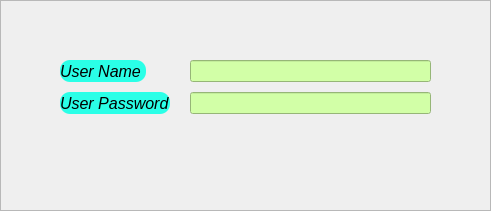
   <widget class="QFrame" name="Frame_Login">
    <property name="geometry">
     <rect>
      <x>0</x>
      <y>90</y>
      <width>491</width>
      <height>211</height>
     </rect>
    </property>
    <property name="styleSheet">
     <string notr="true">#Frame_Login{
background-color: rgb(231, 255, 106);
border-radius: 100px

}</string>
    </property>
    <property name="frameShape">
     <enum>QFrame::StyledPanel</enum>
    </property>
    <property name="frameShadow">
     <enum>QFrame::Raised</enum>
    </property>
    <widget class="QFrame" name="formFrame">
     <property name="geometry">
      <rect>
       <x>50</x>
       <y>50</y>
       <width>391</width>
       <height>91</height>
      </rect>
     </property>
     <layout class="QFormLayout" name="formLayout">
      <property name="horizontalSpacing">
       <number>20</number>
      </property>
      <property name="verticalSpacing">
       <number>10</number>
      </property>
      <property name="leftMargin">
       <number>10</number>
      </property>
      <property name="topMargin">
       <number>10</number>
      </property>
      <property name="rightMargin">
       <number>10</number>
      </property>
      <property name="bottomMargin">
       <number>10</number>
      </property>
      <item row="0" column="0">
       <widget class="QLabel" name="label">
        <property name="font">
         <font>
          <pointsize>12</pointsize>
          <italic>true</italic>
         </font>
        </property>
        <property name="styleSheet">
         <string notr="true">background-color: rgb(42, 255, 231);
border-radius : 10px
</string>
        </property>
        <property name="text">
         <string>User Name </string>
        </property>
       </widget>
      </item>
      <item row="0" column="1">
       <widget class="QLineEdit" name="Frame_Login_User">
        <property name="sizeIncrement">
         <size>
          <width>0</width>
          <height>0</height>
         </size>
        </property>
        <property name="font">
         <font>
          <family>MS Shell Dlg 2</family>
          <pointsize>9</pointsize>
          <weight>9</weight>
          <italic>false</italic>
          <bold>false</bold>
         </font>
        </property>
        <property name="focusPolicy">
         <enum>Qt::StrongFocus</enum>
        </property>
        <property name="contextMenuPolicy">
         <enum>Qt::DefaultContextMenu</enum>
        </property>
        <property name="toolTip">
         <string/>
        </property>
        <property name="layoutDirection">
         <enum>Qt::LeftToRight</enum>
        </property>
        <property name="autoFillBackground">
         <bool>false</bool>
        </property>
        <property name="styleSheet">
         <string notr="true">background-color: rgb(210, 255, 167);
font: 75 9pt &quot;MS Shell Dlg 2&quot;;</string>
        </property>
        <property name="inputMethodHints">
         <set>Qt::ImhNone</set>
        </property>
        <property name="text">
         <string/>
        </property>
       </widget>
      </item>
      <item row="1" column="0">
       <widget class="QLabel" name="label_2">
        <property name="font">
         <font>
          <pointsize>12</pointsize>
          <italic>true</italic>
         </font>
        </property>
        <property name="styleSheet">
         <string notr="true">background-color: rgb(42, 255, 231);
border-radius : 10px
</string>
        </property>
        <property name="text">
         <string>User Password</string>
        </property>
       </widget>
      </item>
      <item row="1" column="1">
       <widget class="QLineEdit" name="Frame_Login_Pass">
        <property name="baseSize">
         <size>
          <width>0</width>
          <height>0</height>
         </size>
        </property>
        <property name="font">
         <font>
          <family>MS Shell Dlg 2</family>
          <pointsize>9</pointsize>
          <weight>9</weight>
          <italic>false</italic>
          <bold>false</bold>
         </font>
        </property>
        <property name="focusPolicy">
         <enum>Qt::StrongFocus</enum>
        </property>
        <property name="contextMenuPolicy">
         <enum>Qt::NoContextMenu</enum>
        </property>
        <property name="styleSheet">
         <string notr="true">background-color: rgb(210, 255, 167);
font: 75 9pt &quot;MS Shell Dlg 2&quot;;</string>
        </property>
        <property name="inputMethodHints">
         <set>Qt::ImhHiddenText|Qt::ImhNoAutoUppercase|Qt::ImhNoPredictiveText|Qt::ImhSensitiveData</set>
        </property>
        <property name="echoMode">
         <enum>QLineEdit::Password</enum>
        </property>
       </widget>
      </item>
     </layout>
    </widget>
    <widget class="QPushButton" name="Text_Login_2">
     <property name="geometry">
      <rect>
       <x>390</x>
       <y>130</y>
       <width>51</width>
       <height>51</height>
      </rect>
     </property>
     <property name="font">
      <font>
       <pointsize>14</pointsize>
       <weight>75</weight>
       <italic>true</italic>
       <bold>true</bold>
      </font>
     </property>
     <property name="cursor">
      <cursorShape>PointingHandCursor</cursorShape>
     </property>
     <property name="styleSheet">
      <string notr="true">
border-radius: 20px</string>
     </property>
     <property name="text">
      <string/>
     </property>
     <property name="icon">
      <iconset resource="icons/icons.qrc">
       <normaloff>:/icons/GirisIconu.png</normaloff>:/icons/GirisIconu.png</iconset>
     </property>
     <property name="iconSize">
      <size>
       <width>50</width>
       <height>65</height>
      </size>
     </property>
    </widget>
   </widget>
